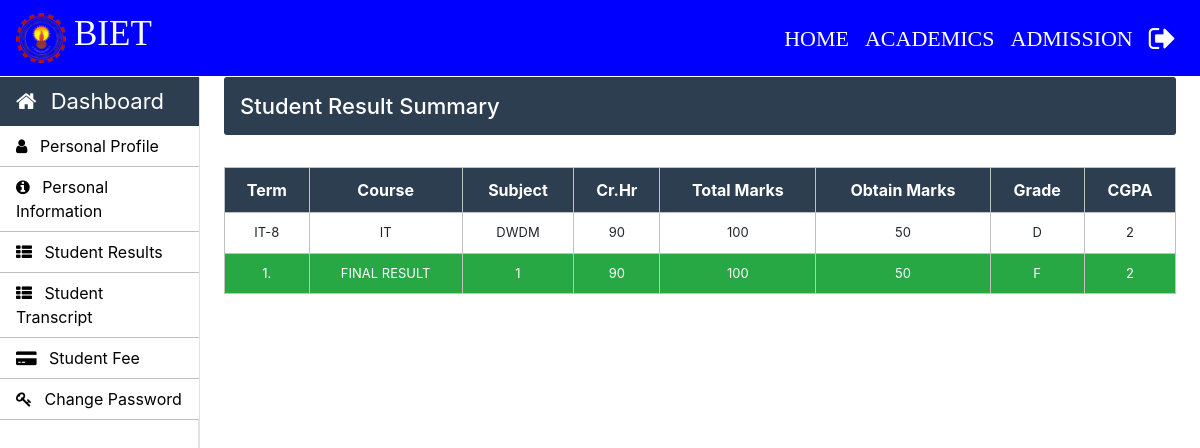
The app's page /Student/student-result.php (signed in) with its own data.
### tables this page shows
CREATE TABLE `class_result` (
  `class_result_id` int(11) NOT NULL,
  `roll_no` varchar(30) NOT NULL,
  `course_code` varchar(30) NOT NULL,
  `subject_code` varchar(10) NOT NULL,
  `semester` varchar(11) NOT NULL,
  `total_marks` varchar(11) NOT NULL,
  `obtain_marks` varchar(11) NOT NULL,
  `result_date` varchar(10) NOT NULL
);

CREATE TABLE `course_subjects` (
  `subject_code` varchar(10) NOT NULL,
  `subject_name` varchar(50) NOT NULL,
  `course_code` varchar(10) NOT NULL,
  `semester` int(10) NOT NULL,
  `credit_hours` int(5) NOT NULL
);

### Student/student-result.php (the view, shortened to what this page needs)
<?php
		require_once "../connection/connection.php";
	?>
<!doctype html>
<html lang="en">
	<head>
	</head>
	<body>
		<?php include('../common/common-header.php') ?>
		<?php include('../common/student-sidebar.php') ?>
		<main role="main" class="col-xl-10 col-lg-9 col-md-8 ml-sm-auto px-md-4 mb-2 w-100">
			<div class="sub-main">
				<div class="text-center d-flex flex-wrap flex-md-nowrap pt-3 pb-2 mb-3 text-white admin-dashboard pl-3">
					<h4 class="">Student Result Summary</h4>
				</div>
				<div class="row">
					<div class="col-md-12">
						<section class="mt-3">
							<table class="w-100 table-elements mb-5 table-three-tr" cellpadding="10" >
								<tr class="text-center text-white table-three table-tr-head">
									<th>Term</th>
									<th>Course</th>
									<th>Subject</th>
									<th>Cr.Hr</th>
									<th>Total Marks</th>
									<th>Obtain Marks</th>
									<th>Grade</th>
									<th>CGPA</th>
								</tr>
								<?php
								$cgpa=0;
								$gpa=0;
								$total_marks=0;
								$obtain_marks=0;
								$count=0;
									$roll_no=$_SESSION['LoginStudent'];
									$query="select * from class_result cr inner join course_subjects cs on cr.subject_code=cs.subject_code where cr.roll_no='$roll_no'";
									$run=mysqli_query($con,$query);
									while ($row=mysqli_fetch_array($run)) { ?>
										<tr class="text-center">
											<td><?php echo $row['course_code']."-".$row['semester'] ?></td>
											<td><?php echo $row['course_code'] ?></td>
											<td><?php echo $row['subject_code'] ?></td>
											<td><?php echo $row['credit_hours'] ?></td>
											<td><?php echo $row['total_marks'] ?></td>
											<td><?php echo $row['obtain_marks'] ?></td>
											<?php
												if ($row['obtain_marks']>85) {
													$grade='A+';
													$credits=4.0;
												}
												else if ($row['obtain_marks']>80) {
													$grade='A';
													$credits=4.0;
												}
												else if ($row['obtain_marks']>75) {
													$grade='B+';
													$credits=3.7;
												}
												else if ($row['obtain_marks']>70) {
													$grade='B';
													$credits=3.3;
												}
												else if ($row['obtain_marks']>65) {
													$grade='C+';
													$credits=3.0;
												}
												else if ($row['obtain_marks']>60) {
													$grade='C';
													$credits=2.7;
												}
												else if ($row['obtain_marks']>55) {
													$grade='D+';
													$credits=2.5;
												}
												else if ($row['obtain_marks']>30) {
													$grade='D';
													$credits=2.0;
												}
												else {
													$grade='F';
													$credits=0.0;
												}
											?>
											<td><?php echo $grade ?></td>
											<td><?php echo $credits ?></td>
										</tr>
									<?php
										$count++;
										$score=$credits*$row['credit_hours'];
										$gpa=$gpa+$score;
										$cgpa=$cgpa+$row['credit_hours'];
										$obtain_marks=$obtain_marks+$row['obtain_marks'];
										$total_marks=$total_marks+$row['total_marks'];
									}
								?>
								<tr class=" text-white bg-success text-center">
									<td><?php echo"1." ?></td>
									<td><?php echo"FINAL RESULT " ?></td>
									<td><?php echo $count; ?></td>
									<td><?php echo $cgpa ?></td>
									<td><?php echo $total_marks; ?></td>
									<td><?php echo $obtain_marks; ?></td>
									<?php
										$marks_grade= $total_marks == true ? ($obtain_marks*100)/$total_marks : "";
										$marks_grade=round($marks_grade);
										if ($marks_grade>85) {
											$final='A+';
										}
										else if ($marks_grade>80) {
											$final='A';
										}
										else if ($marks_grade>75) {
											$final='B+';
										}
										else if ($marks_grade>70) {
											$final='B';
										}
										else if ($marks_grade>65) {
											$final='C+';
										}
										else if ($marks_grade>60) {
											$final='C';
										}
										else if ($marks_grade>55) {
											$final='D+';
										}
										else if ($marks_grade>50) {
											$final='D';
										}
										else {
											$marks_grade == true ? $final='F' : $final = "0";
										}
									?>
									<td><?php echo $final ?></td>
									<td><?php echo $gpa > 0 ? round($total_cgpa=$gpa/$cgpa,2) : "0" ?></td>
								</tr>
							</table>
						</section>
					</div>
				</div>
			</div>
	</body>
</html>

### Css/style.css (style rules this page uses)
h4 { font-size: 22px; }
.admin-dashboard { margin-top: 1px !important; background: #2c3e50 !important; border-radius: 3px; }
.table-elements tr, td, th { font-size: 13px; border: 1px solid rgb(194, 193, 193); padding-left: 10px !important; }
.table-three { background: #2c3e50 !important; }
.table-tr-head { height: 45px !important; padding: 10px !important; margin-top: 5px !important; }
.table-font-for-transcript td, th { font-size: 16px !important; }

### records on screen
class_result: course_subjects.course_code "IT", course_subjects.semester "8", course_subjects.subject_code "DWDM", course_subjects.credit_hours "90", total_marks "100", obtain_marks "50", obtain_marks "D", obtain_marks "2"

### other values on screen
$count "1"
$cgpa "90"
$total_marks "100"
$obtain_marks "50"
$final "F"
$total_cgpa=$gpa/$cgpa "2"
